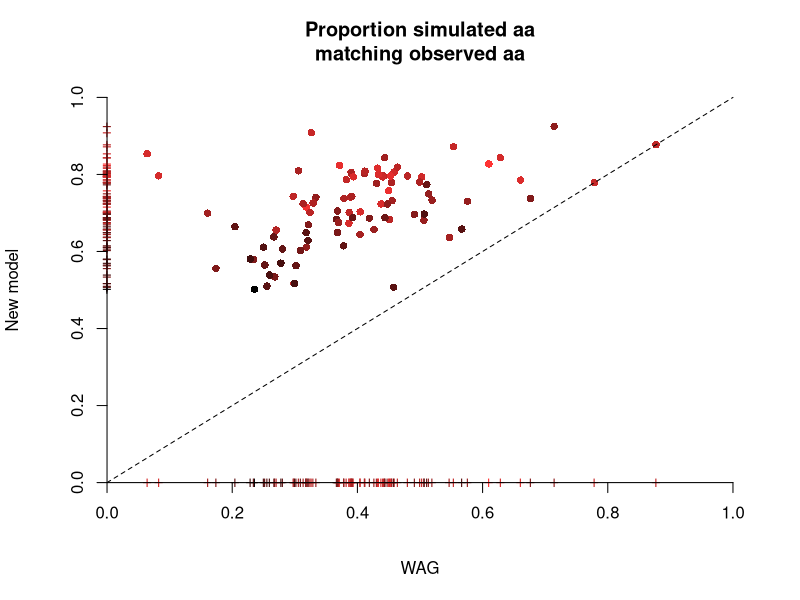

Recreate this plot in R.
setwd("/Users/bomeara/Documents/MyDocuments/Active/proteinevoutk20/pkg/Plot/aadist_vs_phi")
data<-read.table("rokas_data_frame.txt", stringsAsFactors=F)
data<-data[-which(is.na(data[,2])),]
data<-data[-which(is.na(data[,4])),]
data$g<-data$gPhi/data$Phi

PlotVsExpression<-function(data) {
  x.val<-data$Phi
  axis.offset<-0.7
  plot(c(0.5*min(x.val),max(x.val)),c(0,1), type="n", bty="n",xlab="expression", ylab="proportion different from observed aa", yaxt="n", log="x")
  axis(2,pos=axis.offset*min(x.val))
  points(x.val, data$pdiff_us, col=rgb(1,0,0,0.7),pch=16)
  points(rep(axis.offset*min(x.val), length(x.val)), data$pdiff_us, col=rgb(1,0,0,0.7),pch="-")
  points(x.val, data$pdiff_wag, col=rgb(0,0,1,0.7),pch=15)
  points(rep(axis.offset*min(x.val), length(x.val)), data$pdiff_wag, col=rgb(0,0,1,0.7),pch="-")
  us<-density(data$pdiff_us,from=0, to=1)
  wag<-density(data$pdiff_wag, from=0, to=1)
  #lines(x=3*us$y/max(us$y)+axis.offset*min(x.val), y=us$x, col=rgb(1,0,0))
  #lines(x=axis.offset*min(x.val) - 3*us$y/max(us$y), y=us$x, col=rgb(1,0,0))
  
  polygon(x=c(3*us$y/max(us$y, wag$y)+axis.offset*min(x.val), (axis.offset*min(x.val)-3*us$y/max(us$y, wag$y))), y=c(us$x, (us$x)), col=rgb(1,0,0,0.4), border=NA)
  polygon(x=c(3*wag$y/max(us$y, wag$y)+axis.offset*min(x.val), (axis.offset*min(x.val)-3*wag$y/max(us$y, wag$y))), y=c(wag$x, (wag$x)), col=rgb(0,0,1,0.4), border=NA)
}

PlotUsVsWag<-function(data) {
  #note that color is inferred magnitude of selection
  logGPhi<-log(data$gPhi)
  rescaled.selection<-(logGPhi-min(logGPhi))/max(logGPhi-min(logGPhi))
  
  
 plot(c(0,1),c(0,1),type="n", bty="n", xlab="WAG", ylab="New model", yaxt="n", xaxt="n", main="Proportion simulated aa\nmatching observed aa")
# points(1-data$pdiff_wag, 1-data$pdiff_us, pch=16)
 #text(1-data$pdiff_wag, 1-data$pdiff_us, labels=round(10*log(data$gPhi),0),col=hsv(1,.8,sqrt(rescaled.selection)))
 points(1-data$pdiff_wag, 1-data$pdiff_us, pch=16,col=hsv(1,.8,sqrt(rescaled.selection)))
  points(rep(0, length(data$pdiff_us)), 1-data$pdiff_us, pch="+",col=hsv(1,.8,sqrt(rescaled.selection)))
  points(1-data$pdiff_wag, rep(0, length(data$pdiff_wag)), pch="+",col=hsv(1,.8,sqrt(rescaled.selection)))
  
 lines(x=c(0,1), y=c(0,1), lty="dashed")
  axis(1,pos=0)
  axis(2,pos=0)
}

PlotUsVsWag(data)